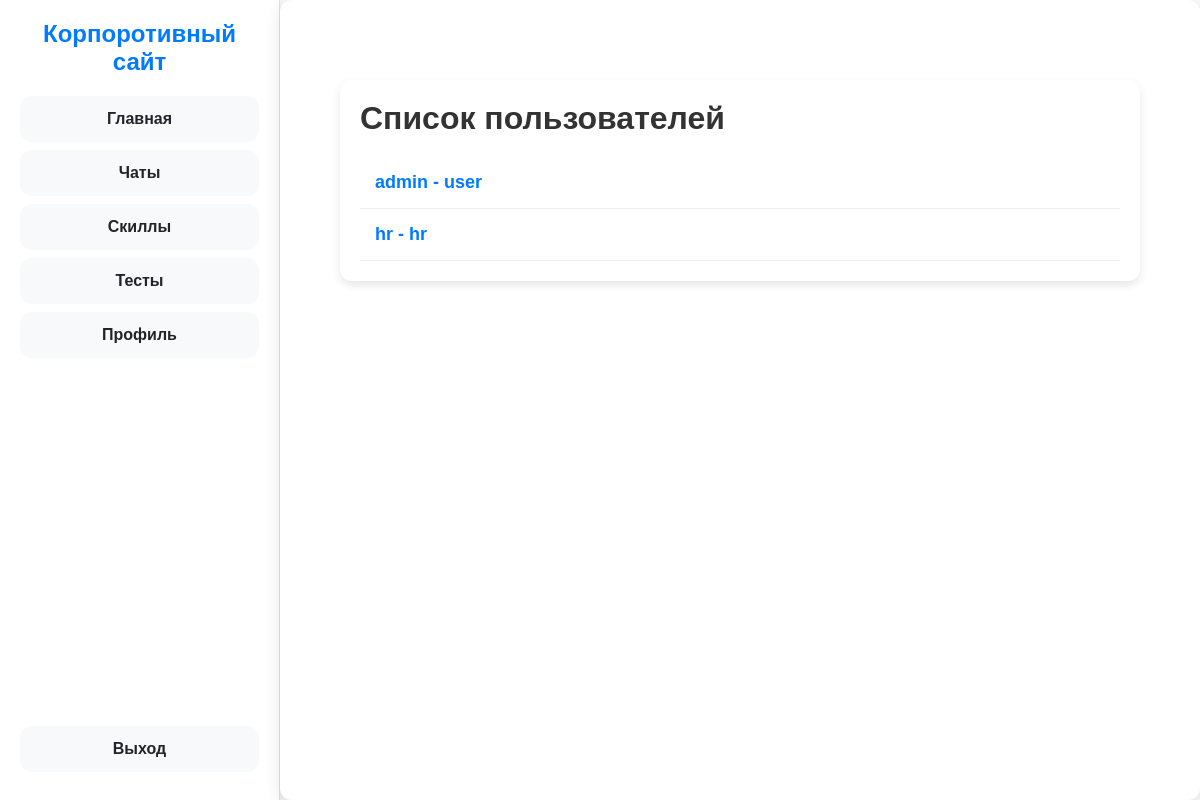
Screenshot of /profiles/ (signed in) with the database file from the repository.
### tool/models.py (models this page shows, shortened)
class UserProfile(models.Model):
    ROLE_CHOICES = [
        ('boss', 'Boss'),
        ('hr', 'HR'),
        ('user', 'User'),
    ]
    user = models.OneToOneField(User, on_delete=models.CASCADE, related_name='userprofile')
    role = models.CharField(max_length=10, choices=ROLE_CHOICES, default='user')
    skills = models.ManyToManyField('Skill', blank=True)
    resume = models.TextField(blank=True, null=True)

### tool/views.py (the view)
# urls.py: path('profiles/', views.profiles, name='users'),
@login_required
def profiles(request):
    users = UserProfile.objects.exclude(user=request.user)
    return render(request, 'users.html', {'users': users})

### tool/templates/users.html (shortened to what this page needs)
{% extends 'base.html' %}
{% block content %}
    <div class="users-page">
        <h1>Список пользователей</h1>
        <ul class="user-list">
            {% for user in users %}
                <li class="user-item">
                    <a href="{% url 'user_detail' user.user.username %}">
                        {{ user.user.username }} - {{ user.role }}
                    </a>
                </li>
            {% endfor %}
        </ul>
    </div>
{% endblock %}

### tool/templates/base.html (style rules this page uses)
:root { --primary-bg: #f8f9fa; --secondary-bg: #ffffff; --highlight: #007bff; --text-color: #212529; --hover-color: #0056b3; --border-radius: 12px; --shadow: 0px 4px 15px rgba(0, 0, 0, 0.1); }
* { margin: 0; padding: 0; box-sizing: border-box; font-family: "Arial", sans-serif; }
body { display: flex; background: var(--primary-bg); color: var(--text-color); height: 100vh; }

### tool/templates/users.html (style rules this page uses)
.users-page { max-width: 800px; margin: 40px auto; background: #ffffff; padding: 20px; border-radius: 12px; box-shadow: 0 4px 8px rgba(0, 0, 0, 0.1); }
h1 { font-size: 32px; font-weight: 700; margin-bottom: 20px; color: #333; }
.user-list { list-style: none; padding: 0; margin: 0; }
.user-item { padding: 15px; border-bottom: 1px solid #f0f0f0; transition: background-color 0.3s; }
.user-item a { text-decoration: none; color: #007bff; font-size: 18px; font-weight: bold; }

### rows the page displays
UserProfile: user.username "admin", role "user"
UserProfile: user.username "hr", role "hr"
